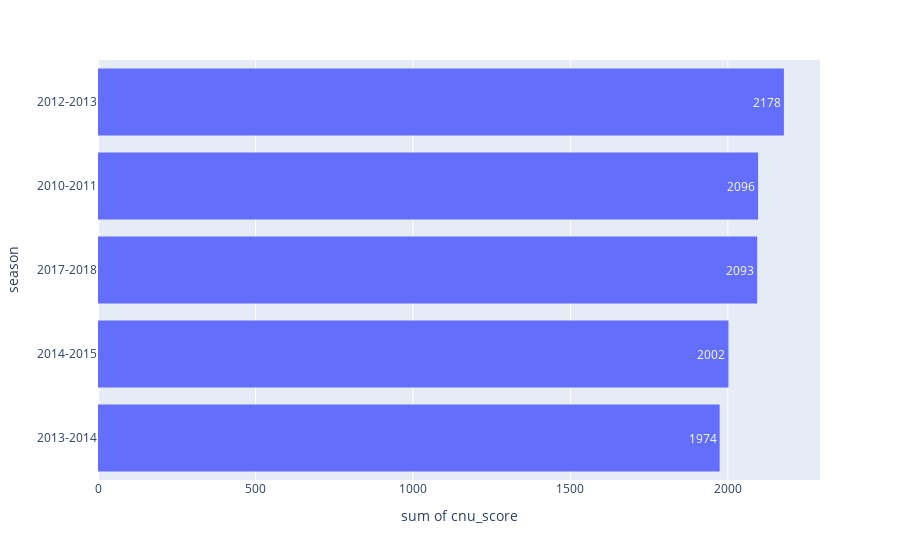

The cell this chart's notebook holds for it:
### Code cell
points_by_season = df.groupby('season')[['cnu_score']].sum('cnu_score')
# points_by_season
points_by_season = points_by_season.sort_values('cnu_score', ascending=True).head(5)
points_dist = px.histogram(points_by_season,
                                   x='cnu_score',
                                   y=points_by_season.index,
                                   text_auto=True)
points_dist

### Figure 1 — Plotly figure (JSON) as saved in the notebook; plotly's stock layout.template omitted (floating-point values rounded to 4 significant figures)
{"data": [{"alignmentgroup": "True", "bingroup": "y", "histfunc": "sum", "hovertemplate": "sum of cnu_score=%{x}<br>season=%{y}<extra></extra>", "legendgroup": "", "marker": {"color": "#636efa", "pattern": {"shape": ""}}, "name": "", "offsetgroup": "", "orientation": "h", "showlegend": false, "texttemplate": "%{value}", "type": "histogram", "x": [1974, 2002, 2093, 2096, 2178], "xaxis": "x", "y": ["2013-2014", "2014-2015", "2017-2018", "2010-2011", "2012-2013"], "yaxis": "y"}], "layout": {"barmode": "relative", "legend": {"tracegroupgap": 0}, "margin": {"t": 60}, "xaxis": {"anchor": "y", "domain": [0, 1], "title": {"text": "sum of cnu_score"}}, "yaxis": {"anchor": "x", "domain": [0, 1], "title": {"text": "season"}}}}
